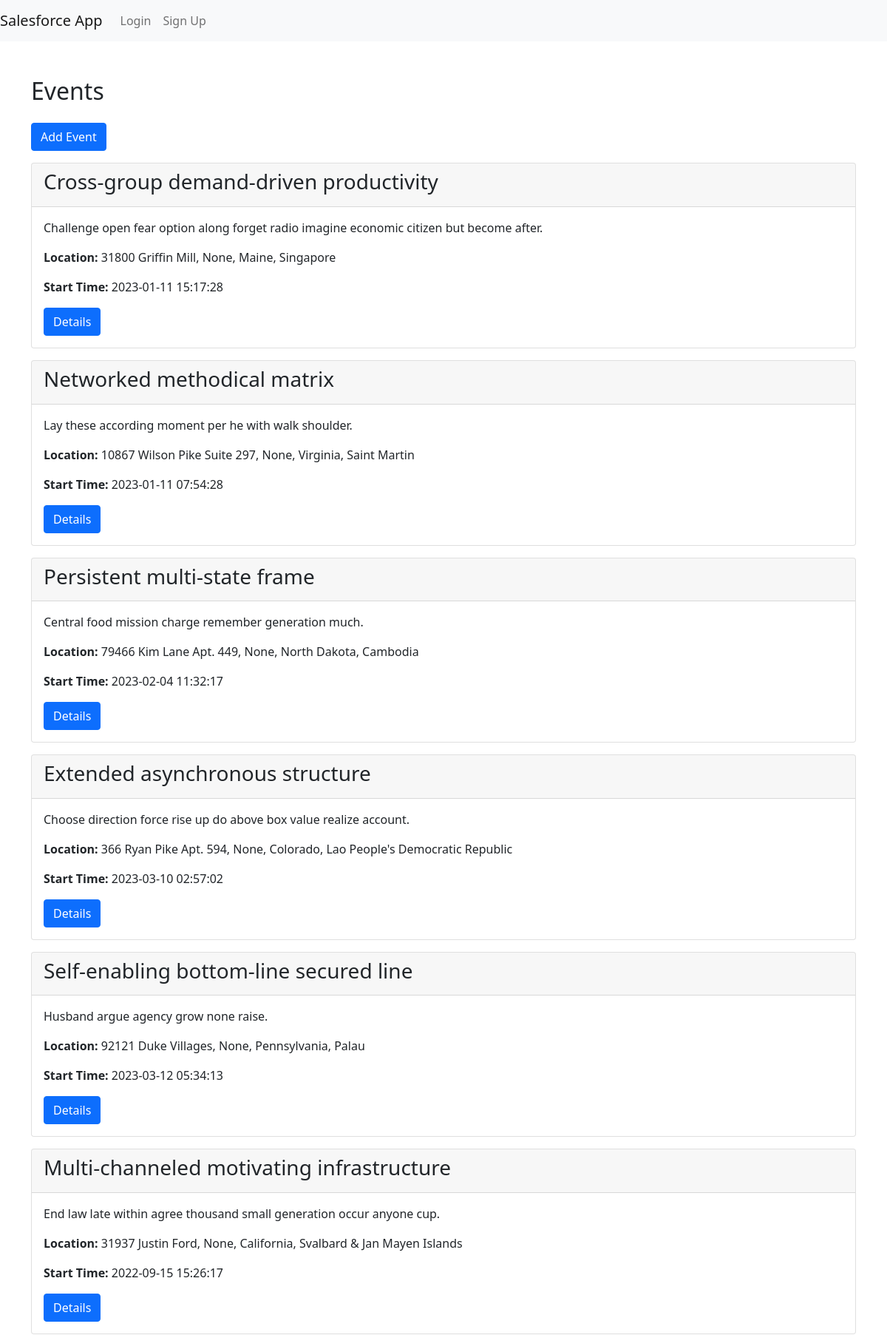
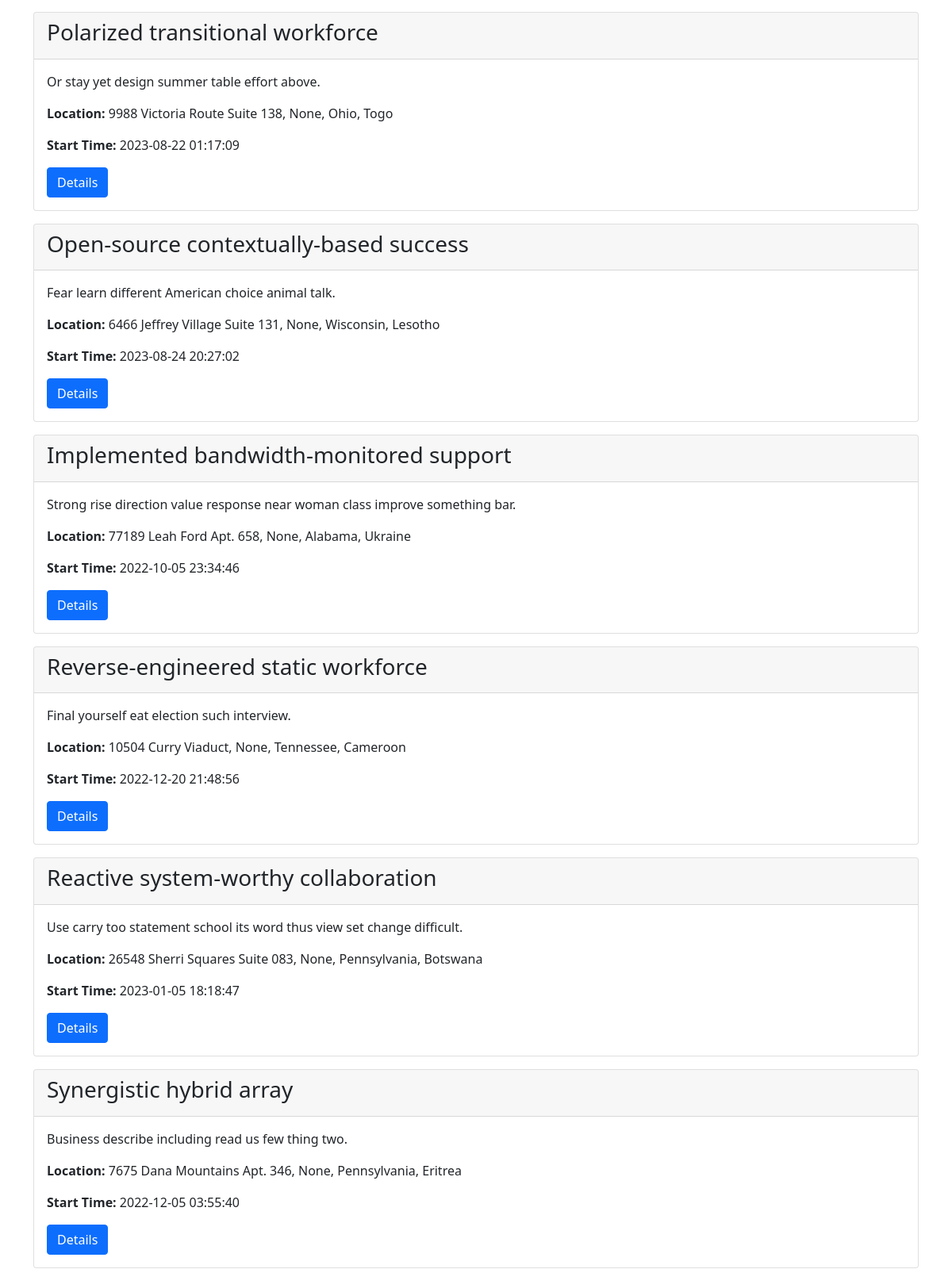
The app's page /events_page (upper part) with its own data (2 pictures, top to bottom).
### app/models.py (models this page shows, shortened)
class Event(db.Model):
    __tablename__ = 'event'
    id = db.Column(db.Integer, primary_key=True)
    name = db.Column(db.String)
    description = db.Column(db.String)
    location = db.relationship('Address', backref='event', uselist=False)
    start_time = db.Column(db.DateTime)
    end_time = db.Column(db.DateTime)
    created_at = db.Column(db.DateTime, default=datetime.utcnow)
    created_by = db.Column(db.String, db.ForeignKey('users.id'))
    audience = db.Column(db.String)
    event_type = db.Column(db.String)
    cost = db.Column(db.Float)
    sponsor = db.Column(db.String)
    expected_attendees = db.Column(db.Integer)
    actual_attendees = db.Column(db.Integer)
    marketing_channel = db.Column(db.String)
    created_by_user = db.relationship('User', backref=db.backref('events', lazy=True))

class Address(db.Model):
    id = db.Column(db.Integer, primary_key=True)
    street = db.Column(db.String(100))
    city = db.Column(db.String(50))
    state = db.Column(db.String(50))
    zip_code = db.Column(db.String(10))
    country = db.Column(db.String(50))
    event_id = db.Column(db.Integer, db.ForeignKey('event.id'))

### main.py (the view)
@app.route('/events_page')
def events_page():
    with app.app_context():
        events = Event.query.options(joinedload(Event.location)).all()
    return render_template('events_page.html', events=events)

### templates/events_page.html (shortened to what this page needs)
{% extends "base.html" %}
{% block content %}
    <div class="container mt-5 animate__animated animate__fadeIn">
        <h2 class="mb-4">Events</h2>
            <a href="/add_event" class="btn btn-primary mb-3 animate__animated animate__pulse animate__delay-1s animate__infinite">Add Event</a>
        {% for event in events %}
            <div class="card mb-3 animate__animated animate__flipInX">
                <div class="card-header">
                    <h3>{{ event.name }}</h3>
                </div>
                <div class="card-body">
                    <p class="card-text">{{ event.description }}</p>
                    <p class="card-text"><strong>Location:</strong> {{ event.location.street|default('N/A') }}, {{ event.location.city|default('N/A') }}, {{ event.location.state|default('N/A') }}, {{ event.location.country|default('N/A') }}</p>
                    {% if event.start_time %}
                        <p class="card-text"><strong>Start Time:</strong> {{ event.start_time.strftime('%Y-%m-%d %H:%M:%S') }}</p>
                    {% endif %}
                    <a class="btn btn-primary" data-bs-toggle="collapse" href="#collapse{{ event.id }}" role="button" aria-expanded="false" aria-controls="collapse{{ event.id }}">Details</a>
                </div>
            </div>
        {% endfor %}
    </div>
{% endblock %}

### records on screen
Event: name "Cross-group demand-driven productivity", description "Challenge open fear option along forget radio imagine economic citizen but become after.", location.street "31800 Griffin Mill", location.city "None", location.state "Maine", location.country "Singapore", start_time "2023-01-11 15:17:28"
Event: name "Networked methodical matrix", description "Lay these according moment per he with walk shoulder.", location.street "10867 Wilson Pike Suite 297", location.city "None", location.state "Virginia", location.country "Saint Martin", start_time "2023-01-11 07:54:28"
Event: name "Persistent multi-state frame", description "Central food mission charge remember generation much.", location.street "79466 Kim Lane Apt. 449", location.city "None", location.state "North Dakota", location.country "Cambodia", start_time "2023-02-04 11:32:17"
Event: name "Extended asynchronous structure", description "Choose direction force rise up do above box value realize account.", location.street "366 Ryan Pike Apt. 594", location.city "None", location.state "Colorado", location.country "Lao People's Democratic Republic", start_time "2023-03-10 02:57:02"
Event: name "Self-enabling bottom-line secured line", description "Husband argue agency grow none raise.", location.street "92121 Duke Villages", location.city "None", location.state "Pennsylvania", location.country "Palau", start_time "2023-03-12 05:34:13"
Event: name "Multi-channeled motivating infrastructure", description "End law late within agree thousand small generation occur anyone cup.", location.street "31937 Justin Ford", location.city "None", location.state "California", location.country "Svalbard & Jan Mayen Islands", start_time "2022-09-15 15:26:17"
Event: name "Polarized transitional workforce", description "Or stay yet design summer table effort above.", location.street "9988 Victoria Route Suite 138", location.city "None", location.state "Ohio", location.country "Togo", start_time "2023-08-22 01:17:09"
Event: name "Open-source contextually-based success", description "Fear learn different American choice animal talk.", location.street "6466 Jeffrey Village Suite 131", location.city "None", location.state "Wisconsin", location.country "Lesotho", start_time "2023-08-24 20:27:02"
Event: name "Implemented bandwidth-monitored support", description "Strong rise direction value response near woman class improve something bar.", location.street "77189 Leah Ford Apt. 658", location.city "None", location.state "Alabama", location.country "Ukraine", start_time "2022-10-05 23:34:46"
Event: name "Reverse-engineered static workforce", description "Final yourself eat election such interview.", location.street "10504 Curry Viaduct", location.city "None", location.state "Tennessee", location.country "Cameroon", start_time "2022-12-20 21:48:56"
Event: name "Reactive system-worthy collaboration", description "Use carry too statement school its word thus view set change difficult.", location.street "26548 Sherri Squares Suite 083", location.city "None", location.state "Pennsylvania", location.country "Botswana", start_time "2023-01-05 18:18:47"
Event: name "Synergistic hybrid array", description "Business describe including read us few thing two.", location.street "7675 Dana Mountains Apt. 346", location.city "None", location.state "Pennsylvania", location.country "Eritrea", start_time "2022-12-05 03:55:40"
